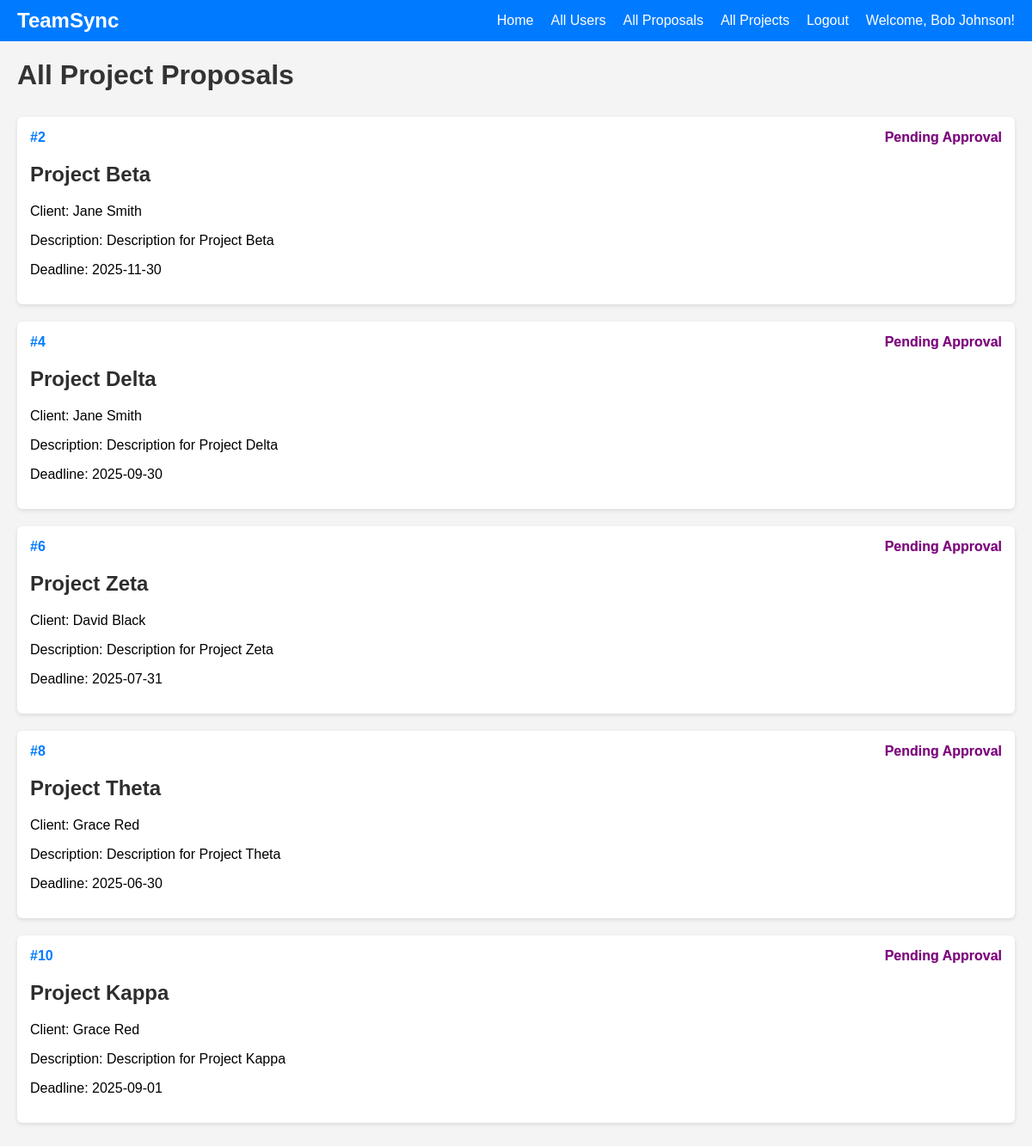
Page /controller/admin-project-controller.php?action=show_all_proposals (signed in) on the earlier database version.
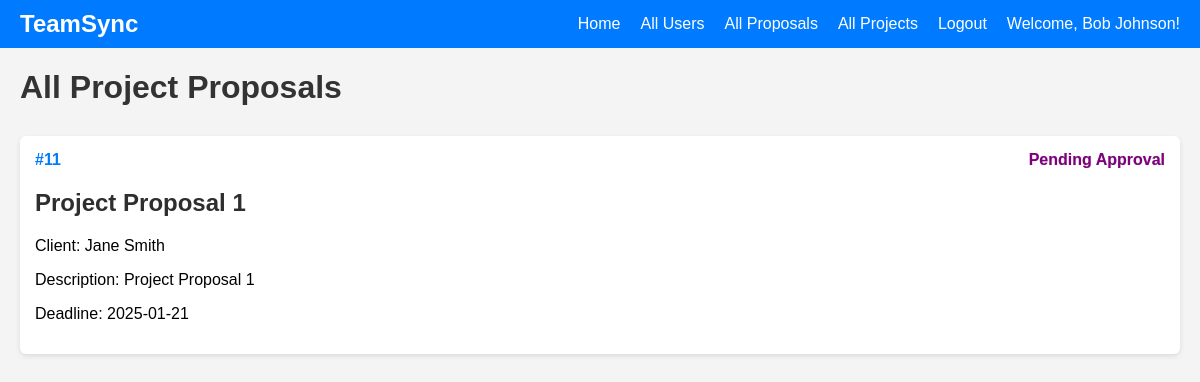
Same page on the later database version.
### tables this page shows
CREATE TABLE `projects` (
  `project_id` int(11) NOT NULL,
  `client_id` int(11) NOT NULL,
  `pm_id` int(11) DEFAULT NULL,
  `name` varchar(100) NOT NULL,
  `description` text NOT NULL,
  `start_date` date DEFAULT NULL,
  `deadline` date NOT NULL,
  `status` varchar(50) NOT NULL DEFAULT 'Pending Approval',
  `type` varchar(50) NOT NULL DEFAULT 'Proposal',
  `comment` text DEFAULT NULL,
  `client_feedback` text DEFAULT NULL,
  `progress` decimal(5,2) DEFAULT 0.00
);

### model/project-model.php (called while the page is built, shortened)
<?php
function getAllPendingProjects() {
    $conn = getDbConnection();
    $sql = "SELECT p.project_id, CONCAT(c.firstname, ' ', c.lastname) AS client_name, CONCAT(pm.firstname, ' ', pm.lastname) AS pm_name, p.name, p.description, p.start_date, p.deadline, p.status, p.progress, p.client_feedback
            FROM projects p
            JOIN usr c ON p.client_id = c.userid
            LEFT JOIN usr pm ON p.pm_id = pm.userid
            WHERE p.status = 'Pending Approval'";
    $stmt = $conn->prepare($sql);
    $stmt->execute();
    $result = $stmt->get_result();
    $projects = [];
    while ($row = $result->fetch_assoc()) {
        $projects[] = $row;
    }
    return $projects;
}
?>

### view/admin-proposal-showall.php (the view, shortened to what this page needs)
<!DOCTYPE html>
<html lang="en">
<head>
    <link rel="stylesheet" href="../css/showall.css">
</head>
<body>
<?php include 'admin-navbar.php'; ?>
<h1>All Project Proposals</h1>
<div class="project-container">
    <?php foreach ($projects as $project) { ?>
        <a href="../controller/admin-project-controller.php?action=view_proposal&project_id=<?php echo $project['project_id']; ?>" class="project-card-link">
            <div class="project-card">
                <div class="card-header">
                    <span class="project-id">#<?php echo $project['project_id']; ?></span>
                    <span class="status" data-status="<?php echo $project['status']; ?>">
                        <?php echo $project['status']; ?>
                    </span>
                </div>
                <h2><?php echo $project['name']; ?></h2>
                <p>Client: <?php echo $project['client_name']; ?></p>
                <p>Description: <?php echo $project['description']; ?></p>
                <p>Deadline: <?php echo $project['deadline']; ?></p>
            </div>
        </a>
    <?php } ?>
</div>
</body>
</html>

Differences in the rows shown:
no longer on this page (row edited): projects: project_id "2", status "Pending Approval", name "Project Beta", client_name "Jane Smith", description "Description for Project Beta", deadline "2025-11-30"
no longer on this page (row edited): projects: project_id "4", status "Pending Approval", name "Project Delta", client_name "Jane Smith", description "Description for Project Delta", deadline "2025-09-30"
no longer on this page (row edited): projects: project_id "6", status "Pending Approval", name "Project Zeta", client_name "David Black", description "Description for Project Zeta", deadline "2025-07-31"
no longer on this page (row edited): projects: project_id "8", status "Pending Approval", name "Project Theta", client_name "Grace Red", description "Description for Project Theta", deadline "2025-06-30"
removed projects: project_id "10", status "Pending Approval", name "Project Kappa", client_name "Grace Red", description "Description for Project Kappa", deadline "2025-09-01"
added projects: project_id "11", status "Pending Approval", name "Project Proposal 1", client_name "Jane Smith", description "Project Proposal 1", deadline "2025-01-21"
